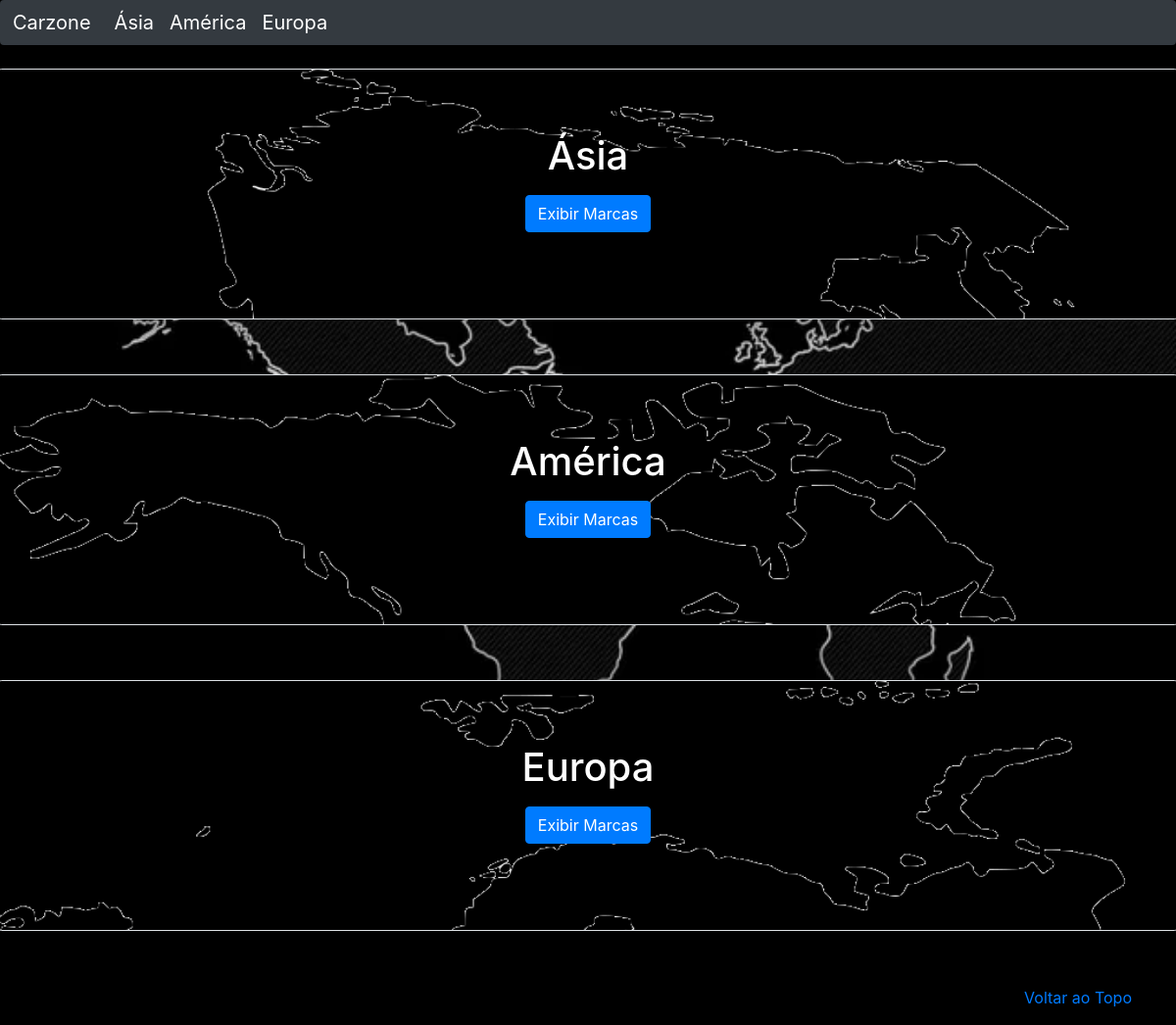
/carros/continentes/, run on the app's committed database.
### carro/models.py (models this page shows, shortened)
class Continente(models.Model):
    nome = models.CharField(max_length=15, unique=True)
    imagem = models.ImageField(upload_to="img_continentes")
    slug = models.SlugField(unique=True, blank=True, null=True)

### carro/views.py (the view)
# urls.py: path('continentes/', views.listar_continentes, name="continentes"),
def listar_continentes(request):
    if request.method == "GET":
        continentes = Continente.objects.all()
        return render(request, 'continentes.html', {'continentes': continentes})

### carro/templates/continentes.html
{% extends 'base.html' %}
{% block 'body' %}
{% for continente in continentes %}
<br>
<main class="d-flex justify-content-center" role="main">
    <section class="jumbotron text-center border" style="background-image: url('{{continente.imagem.url}}');
    background-size: cover; background-color: transparent;">
        <div class="container" style="width: 1000vw;">
            <h1 class="jumbotron-heading" style="color: white;">{{continente.nome}}</h1>
            <p>
                <a href="{% url 'exibir_marcas' continente.slug %}" class="btn btn-primary my-2">Exibir Marcas</a>
            </p>
        </div>
    </section>
</main>
{% endfor %}
{% endblock %}

### templates/base.html (shortened to what this page needs)
{% load static %}
<!doctype html>
<html lang="pt-BR">
<head>
  <link rel="stylesheet" href="https://cdn.jsdelivr.net/npm/bootstrap@4.6.1/dist/css/bootstrap.min.css"
>
  <link rel="stylesheet" href="{% static 'carro/css/css.css' %}">
</head>
<body class="bg-image" style="background-image: url('\\media\\world_map.jpg');
height: 100%; background-size: cover;">
  <header>
    <nav class="navbar-toggler navbar navbar-expand-lg navbar-dark bg-dark">
      <a class="navbar-brand" href="{% url 'index' %}">Carzone</a>
      <div class="collapse navbar-collapse" id="#navbarNav">
        <ul class="navbar-nav">
          {% for continente in continentes %}
          <li class="nav-item active">
            <a class="nav-link" href="{% url 'exibir_marcas' continente.slug %}">{{continente.nome}}</a>
          </li>
          {% endfor %}
        </ul>
      </div>
    </nav>
  </header>
  {% block 'body' %}
  {% endblock %}
  <br>
  <footer class="text-muted">
    <div class="container">
      <p class="float-right">
        <a href="#">Voltar ao Topo</a>
      </p>
    </div>
  </footer>
</body>
</html>

### data on the page
Continente: nome "Ásia", imagem (picture)
Continente: nome "América", imagem (picture)
Continente: nome "Europa", imagem (picture)
